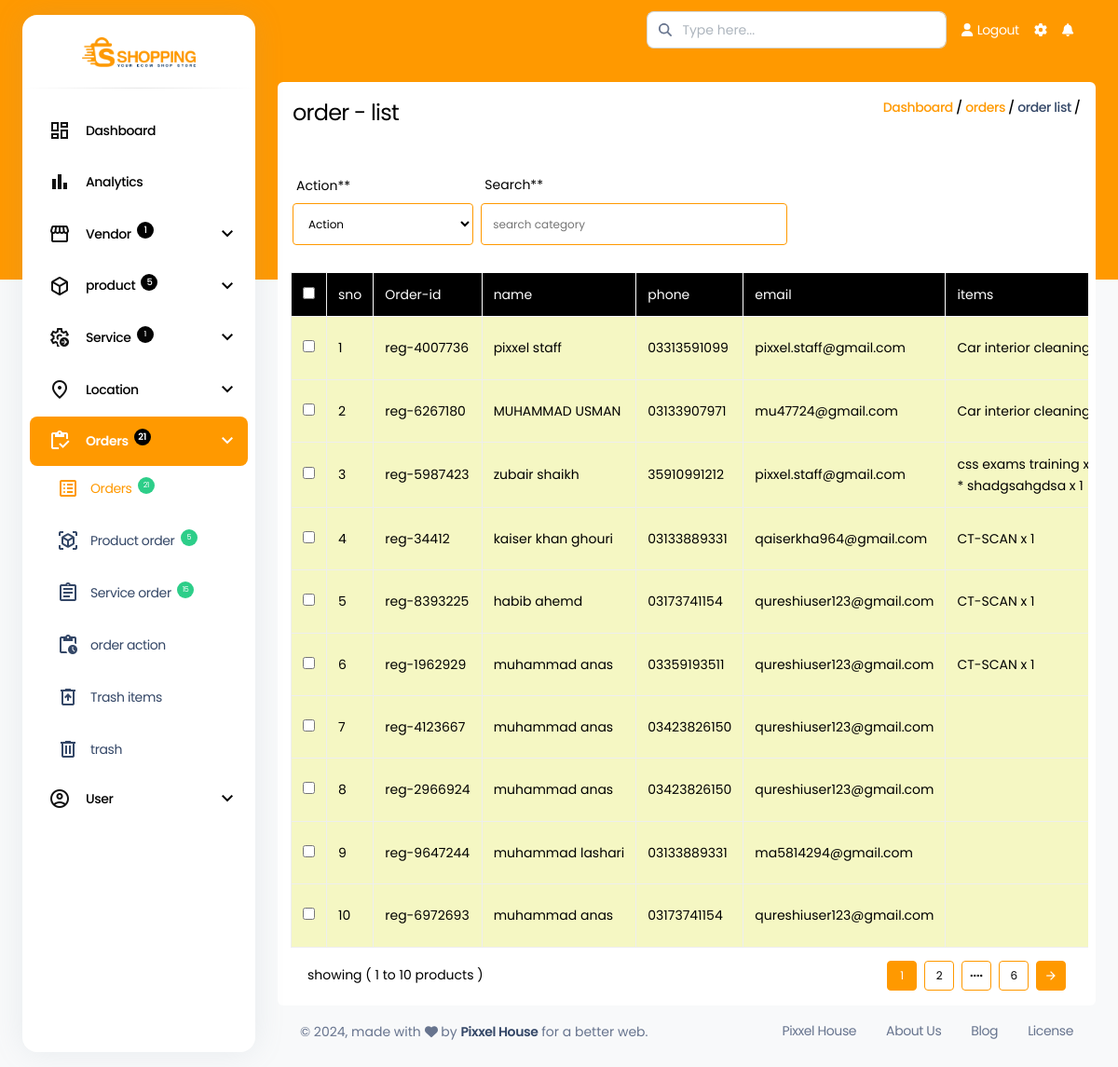
Screenshot of /admin/orders.php (signed in) with the database file from the repository.
### tables this page shows
CREATE TABLE `order` (
  `Id` int(11) NOT NULL,
  `name` varchar(255) NOT NULL,
  `lastname` varchar(255) NOT NULL,
  `companyname` varchar(255) NOT NULL,
  `country` varchar(50) NOT NULL,
  `address_01` mediumtext NOT NULL,
  `address_02` mediumtext NOT NULL,
  `city` varchar(255) NOT NULL,
  `zipcode` varchar(255) NOT NULL,
  `phone` varchar(255) NOT NULL,
  `email` varchar(255) NOT NULL,
  `note` longtext NOT NULL,
  `orderprice` varchar(255) NOT NULL,
  `payment_option` varchar(255) NOT NULL,
  `vendor_ids` varchar(1000) NOT NULL,
  `user_id` varchar(50) NOT NULL,
  `purchase_code` varchar(50) NOT NULL,
  `trash` varchar(50) NOT NULL,
  `user_trash` varchar(50) NOT NULL,
  `viewed` varchar(50) NOT NULL,
  `status` varchar(50) NOT NULL,
  `date` varchar(50) NOT NULL
);

CREATE TABLE `order_items` (
  `Id` int(11) NOT NULL,
  `item_name` mediumtext NOT NULL,
  `item_id` varchar(50) NOT NULL,
  `item_vendor_id` varchar(50) NOT NULL,
  `item_quantity` varchar(255) NOT NULL,
  `item_price` varchar(255) NOT NULL,
  `item_options` varchar(1000) NOT NULL,
  `item_type` varchar(255) NOT NULL,
  `image` varchar(1000) NOT NULL,
  `order_code` varchar(255) NOT NULL,
  `order_id` varchar(50) NOT NULL,
  `status` varchar(50) NOT NULL,
  `admin_trash` varchar(50) NOT NULL,
  `vendor_trash` varchar(50) NOT NULL,
  `admin_view` varchar(50) NOT NULL,
  `vendor_view` varchar(50) NOT NULL,
  `date` varchar(255) NOT NULL
);

### customFunc.php (called while the page is built, shortened)
<?php
function fetchOtherdetails($connection, $table, $column, $id)
{
    $otherData = mysqli_prepare($connection, "SELECT * FROM `$table` WHERE `$column` = ?");
    mysqli_stmt_bind_param($otherData, 's', $id);
    mysqli_stmt_execute($otherData);
    $Result = mysqli_stmt_get_result($otherData);
    if ($Result) {
        return $Result;
    } else {
        mysqli_error($connection);
    }
}
?>

### admin/orders.php (the view, shortened to what this page needs)
<?php
$trash_status = '-1';
?>
<!DOCTYPE html>
<html lang="en">
<head>
    <?php include('include/links.php') ?>
    <?php
    $orders = mysqli_query($con, "SELECT * FROM `order` WHERE `trash` != '$trash_status'");
    $count = mysqli_num_rows($orders);
    $limit = 10;
    $page = isset($_GET['page']) ? $_GET['page'] : 1;
    $offset = ($page -  1) * $limit;
    ?>
</head>
<body class="g-sidenav-show   bg-gray-100">
    <?php include('include/sidebar.php') ?>
    <main class="main-content position-relative border-radius-lg ">
        <?php include('include/navbar.php') ?>
        <div class="container-fluid p-4">
            <form action="" method="post" id="act-form">
                <div class="col-12 p-2 rounded bg-white">
                    <div class="col-12 d-flex justify-content-between p-2 brd__crumbs">
                        <h3 class="page-head">order - list</h3>
                        <h6 class="brd-crumbs "><a href="index.php" class="brd-crumbs-active">Dashboard</a>/<a href="orders.php" class="brd-crumbs-active">orders</a>/<a href="index.php">order list</a>/</h6>
                    </div>
                    <div class="col-12  p-2 justify-content-start align-items-end gap-2 d-flex mt-4 other-type-filter">
                        <div class="filter-inp-div">
                            <label for="">Action**</label>
                            <select name="action_select" class="product-sort w-100" id='act-select'>
                                <option value="">Action</option>
                            </select>
                        </div>
                        <div class="filter-inp-div">
                            <label for="">search**</label>
                            <input type="text" placeholder="search category" class="search-products w-100">
                        </div>
                    </div>
                    <div class="col-12 table-responsive product-wrapper">
                        <table class=" product-table w-100">
                            <thead>
                                <tr>
                                    <th><input type="checkbox" name="" id="all_check"></th>
                                    <th>
                                        sno
                                    </th>
                                    <th>
                                        Order-id
                                    </th>
                                    <th>
                                        name
                                    </th>
                                    <th>
                                        phone
                                    </th>
                                    <th>
                                        email
                                    </th>
                                    <th>
                                        items
                                    </th>
                                </tr>
                            </thead>
                            <tbody>
                                <?php
                                $sno = 0 + $offset;
                                $order__data = mysqli_prepare($con, "SELECT * FROM `order` WHERE `trash` != ? ORDER BY `Id` DESC LIMIT $limit OFFSET $offset");
                                mysqli_stmt_bind_param($order__data, 's', $trash_status);
                                if (mysqli_stmt_execute($order__data))
                                    $order__result = mysqli_stmt_get_result($order__data);
                                while ($sh = mysqli_fetch_assoc($order__result)) {
                                    $sno++;
                                ?>
                                    <tr class="<?= $sh['viewed'] == '0' ? 'un-viewed' : '' ?>">
                                        <td><input type="checkbox" name="orderId[]" id="<?= $sh['Id'] ?>" class="mini-checkbox" value="<?= $sh['Id'] ?>"></td>
                                        <td><?= $sno  ?></td>
                                        <td><?= $sh['purchase_code']  ?></td>
                                        <td><?php echo $sh['name'] . ' ' . $sh['lastname']  ?></td>
                                        <td><?= $sh['phone'] ?></td>
                                        <td><?= $sh['email'] ?></td>
                                        <?php
                                        $fetch_order_items = fetchOtherdetails($con, 'order_items', 'order_id', $sh['Id']);
                                        $item_names = [];
                                        while ($show = mysqli_fetch_assoc($fetch_order_items)) {
                                            $cut_title = substr($show['item_name'], 0, 30) . ' x ' . $show['item_quantity'];
                                            $item_names[]  = ($cut_title) . "<br>";
                                        }
                                        ?>
                                        <td><?= join('* ', $item_names); ?></td>
                                    </tr>
                                <?php
                                }
                                ?>
                            </tbody>
                        </table>
                    </div>
                    <?php
                    $totalPage = ceil($count / $limit);
                    $startNo = 1 + $offset;
                    $rangeNo = min(($page * $limit), $count);
                    ?>
                    <div class="col-12 custom-pagination-wrapper d-flex justify-content-between my-2 px-4 align-items-center">
                        <div class="col-lg-4 col-md-6 col-sm-12 pagination-message">
                            showing ( <span class="show-product-num"><?= $startNo ?></span> to <span class="total-product-num"><?= $rangeNo; ?></span> products )
                        </div>
                        <div class="col-lg-4 col-md-6 col-sm-12 cus-pagination d-flex">
                            <div class="page-num-wrapper d-flex gap-2">
                                    <?php
                                                                        for ($i = $page - 1; $i <= $page + 1; $i++) {
                                                                            if ($i < 1) {
                                                                                continue;
                                                                            }
                                    ?> <a href="?page=<?= $i ?>
                                " class="page-btn <?php echo $page == $i ?  'active-page' : '' ?> "><?= $i ?></a> <?php
                                                                                                                }
                                                                                                                    ?>
                                <?php
                                if ($page < $totalPage - 1) {
                                    if ($page < $totalPage - 2) {
                                ?>
                                        <a href="javascript:void(0)" class="page-btn page-dots">
                                            <span class="material-symbols-outlined">
                                            </span>
                                        </a>
                                    <?Php
                                    }
                                    ?> <a href="?page=<?= $totalPage ?>" class="page-btn"><?= $totalPage ?></a> <?php
                                                                                                            }
                                                                                                            if ($page < $totalPage) {
                                                                                                                ?>
                                    <a href="?page=<?= $page + 1 ?>" class="page-btn page-next">
                                        <span class="material-symbols-outlined">
                                        </span>
                                    </a>
                                <?php
                                                                                                            }
                                ?>
                            </div>
                        </div>
                    </div>
                </div>
            </form>
            <?php include('include/footer.php') ?>
        </div>
    </main>
</body>
</html>

### assets/css/style.css (style rules this page uses)
.brd-crumbs { color: #000; font-size: 14px; font-family: var(--cus-font-family); display: flex; gap: 3px; font-weight: 500; }
.brd-crumbs a { transition: 0.5s ease-in-out all; }
.brd-crumbs-active { color: #ff9900; }
.page-head { font-size: 24px; font-family: var(--cus-font-family); font-weight: 400; color: #000; }
.product-wrapper { padding: 6px; }
.product-table { white-space: nowrap; padding: 5px; margin-top: 15px; }
.product-table thead { color: #fff; background: #000; }
.product-table thead th, .product-table tbody td { padding: 12px; font-size: 14px; font-weight: 400; border: 1px solid #fff; }
.product-table thead th:first-child, .product-table thead th:last-child { border-color: #eee; }
.product-table thead th:first-child, .product-table tbody tr td:first-child { text-align: center; }
.product-table thead, .product-table tbody { width: 100%; }
.product-table thead { border-collapse: collapse; }
.product-table tbody td { border-color: #eee; color: #000; height: 100%; }
.pagination-message { color: #000; font-size: 14px; }
.page-btn { width: 32px; height: 32px; background: 0; border: 1px solid #ff9900; display: flex; justify-content: center; align-items: center; color: #000; font-size: 12px; transition: 0.5s ease-in-out all; border-radius: 4px; }
.active-page { background: #ff9900; }
.page-prev span, .page-next span, .page-dots span { font-size: 16px; }
.page-prev, .page-next { background: #ff9900; color: #fff; }
.active-page { background: #ff9900; color: #fff; }
.search-products, .product-sort { width: 60%; font-size: 12px; font-family: var(--cus-font-family); color: #000; border: 1px solid #ff9900; padding: 12px; border-radius: 4px; outline: 0; background: #fff; }
.filter-inp-div label { color: #000000; font-size: 14px; font-family: var(--cus-font-family); font-weight: 400; text-transform: capitalize; }
.cus-pagination { justify-content: end; }
.un-viewed { background: #f5f7c3; }

### rows the page displays
order: purchase_code "reg-4007736", name "pixxel", lastname "staff", phone "03313591099", email "pixxel.staff@gmail.com", order_items.item_name+item_quantity "Car interior…"
order: purchase_code "reg-6267180", name "MUHAMMAD", lastname "USMAN", phone "03133907971", email "mu47724@gmail.com", order_items.item_name+item_quantity "Car interior…"
order: purchase_code "reg-5987423", name "zubair", lastname "shaikh", phone "35910991212", email "pixxel.staff@gmail.com", order_items.item_name+item_quantity "css exams training x shadgsahgdsa x 1", item_names "*"
order: purchase_code "reg-34412", name "kaiser khan", lastname "ghouri", phone "03133889331", email "qaiserkha964@gmail.com", order_items.item_name+item_quantity "CT-SCAN x 1"
order: purchase_code "reg-8393225", name "habib", lastname "ahemd", phone "03173741154", email "qureshiuser123@gmail.com", order_items.item_name+item_quantity "CT-SCAN x 1"
order: purchase_code "reg-1962929", name "muhammad", lastname "anas", phone "03359193511", email "qureshiuser123@gmail.com", order_items.item_name+item_quantity "CT-SCAN x 1"
order: purchase_code "reg-4123667", name "muhammad", lastname "anas", phone "03423826150", email "qureshiuser123@gmail.com"
order: purchase_code "reg-2966924", name "muhammad", lastname "anas", phone "03423826150", email "qureshiuser123@gmail.com"
order: purchase_code "reg-9647244", name "muhammad", lastname "lashari", phone "03133889331", email "ma5814294@gmail.com"
order: purchase_code "reg-6972693", name "muhammad", lastname "anas", phone "03173741154", email "qureshiuser123@gmail.com"

### other values shown
mysqli_num_rows($unviewed) "1"
mysqli_num_rows($unviewed_products) "5"
mysqli_num_rows($unviewed_services) "1"
mysqli_num_rows($unviewed_orders) "21"
mysqli_num_rows($un_viewed_trashed_orders) "21"
mysqli_num_rows($unviewd_product_order) "5"
mysqli_num_rows($unviewd_service_order) "15"
$startNo "1"
$rangeNo "10"
$totalPage "6"
